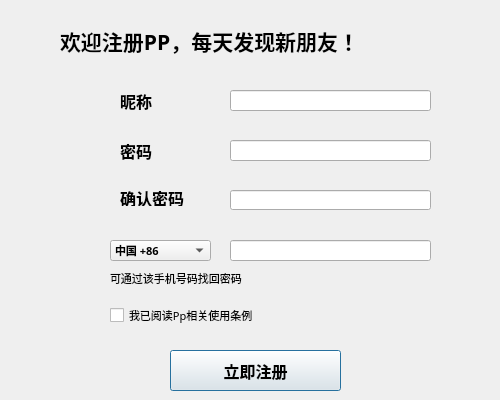
<?xml version="1.0" encoding="UTF-8"?>
<ui version="4.0">
 <class>Dialog</class>
 <widget class="QDialog" name="Dialog">
  <property name="geometry">
   <rect>
    <x>0</x>
    <y>0</y>
    <width>500</width>
    <height>400</height>
   </rect>
  </property>
  <property name="minimumSize">
   <size>
    <width>500</width>
    <height>400</height>
   </size>
  </property>
  <property name="maximumSize">
   <size>
    <width>500</width>
    <height>400</height>
   </size>
  </property>
  <property name="sizeIncrement">
   <size>
    <width>0</width>
    <height>0</height>
   </size>
  </property>
  <property name="font">
   <font>
    <family>Arial Black</family>
    <pointsize>12</pointsize>
    <weight>75</weight>
    <bold>true</bold>
   </font>
  </property>
  <property name="windowTitle">
   <string>Dialog</string>
  </property>
  <widget class="QLabel" name="label">
   <property name="geometry">
    <rect>
     <x>120</x>
     <y>90</y>
     <width>71</width>
     <height>21</height>
    </rect>
   </property>
   <property name="font">
    <font>
     <family>Arial</family>
     <pointsize>12</pointsize>
    </font>
   </property>
   <property name="text">
    <string>昵称</string>
   </property>
  </widget>
  <widget class="QLineEdit" name="lineEdit">
   <property name="geometry">
    <rect>
     <x>230</x>
     <y>90</y>
     <width>201</width>
     <height>21</height>
    </rect>
   </property>
  </widget>
  <widget class="QLabel" name="label_2">
   <property name="geometry">
    <rect>
     <x>120</x>
     <y>140</y>
     <width>71</width>
     <height>21</height>
    </rect>
   </property>
   <property name="font">
    <font>
     <family>Arial</family>
     <pointsize>12</pointsize>
    </font>
   </property>
   <property name="text">
    <string>密码</string>
   </property>
  </widget>
  <widget class="QLineEdit" name="lineEdit_2">
   <property name="geometry">
    <rect>
     <x>230</x>
     <y>140</y>
     <width>201</width>
     <height>21</height>
    </rect>
   </property>
  </widget>
  <widget class="QLabel" name="label_3">
   <property name="geometry">
    <rect>
     <x>120</x>
     <y>190</y>
     <width>91</width>
     <height>16</height>
    </rect>
   </property>
   <property name="font">
    <font>
     <family>Arial</family>
     <pointsize>12</pointsize>
    </font>
   </property>
   <property name="text">
    <string>确认密码</string>
   </property>
  </widget>
  <widget class="QLineEdit" name="lineEdit_3">
   <property name="geometry">
    <rect>
     <x>230</x>
     <y>190</y>
     <width>201</width>
     <height>20</height>
    </rect>
   </property>
  </widget>
  <widget class="QLabel" name="label_4">
   <property name="geometry">
    <rect>
     <x>60</x>
     <y>20</y>
     <width>401</width>
     <height>41</height>
    </rect>
   </property>
   <property name="font">
    <font>
     <family>Arial Black</family>
     <pointsize>16</pointsize>
     <weight>75</weight>
     <bold>true</bold>
    </font>
   </property>
   <property name="text">
    <string>欢迎注册PP，每天发现新朋友！</string>
   </property>
  </widget>
  <widget class="QPushButton" name="pushButton">
   <property name="geometry">
    <rect>
     <x>170</x>
     <y>350</y>
     <width>171</width>
     <height>41</height>
    </rect>
   </property>
   <property name="text">
    <string>立即注册</string>
   </property>
  </widget>
  <widget class="QLineEdit" name="lineEdit_4">
   <property name="geometry">
    <rect>
     <x>230</x>
     <y>240</y>
     <width>201</width>
     <height>21</height>
    </rect>
   </property>
  </widget>
  <widget class="QCheckBox" name="checkBox">
   <property name="geometry">
    <rect>
     <x>110</x>
     <y>300</y>
     <width>311</width>
     <height>31</height>
    </rect>
   </property>
   <property name="font">
    <font>
     <family>Bahnschrift SemiLight</family>
     <pointsize>8</pointsize>
     <weight>50</weight>
     <bold>false</bold>
    </font>
   </property>
   <property name="text">
    <string>我已阅读Pp相关使用条例</string>
   </property>
  </widget>
  <widget class="QComboBox" name="comboBox">
   <property name="geometry">
    <rect>
     <x>110</x>
     <y>240</y>
     <width>101</width>
     <height>21</height>
    </rect>
   </property>
   <property name="font">
    <font>
     <family>Arial Black</family>
     <pointsize>8</pointsize>
     <weight>75</weight>
     <bold>true</bold>
    </font>
   </property>
   <item>
    <property name="text">
     <string>中国 +86</string>
    </property>
   </item>
   <item>
    <property name="text">
     <string>中国台湾地区 +886</string>
    </property>
   </item>
   <item>
    <property name="text">
     <string>阿富汗  +93</string>
    </property>
   </item>
   <item>
    <property name="text">
     <string>爱尔兰 +353</string>
    </property>
   </item>
  </widget>
  <widget class="QLabel" name="label_5">
   <property name="geometry">
    <rect>
     <x>110</x>
     <y>270</y>
     <width>221</width>
     <height>16</height>
    </rect>
   </property>
   <property name="font">
    <font>
     <family>Bahnschrift Condensed</family>
     <pointsize>8</pointsize>
     <weight>50</weight>
     <bold>false</bold>
    </font>
   </property>
   <property name="text">
    <string>可通过该手机号码找回密码</string>
   </property>
  </widget>
 </widget>
 <resources/>
 <connections/>
</ui>
